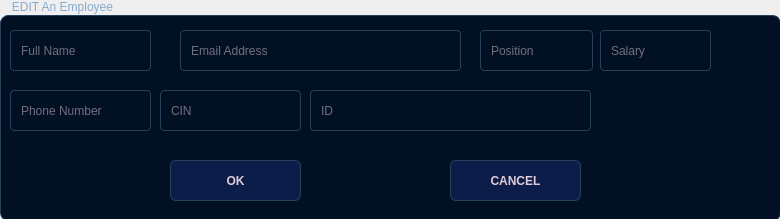
<?xml version="1.0" encoding="UTF-8"?>
<ui version="4.0">
 <class>EditEmployee</class>
 <widget class="QDialog" name="EditEmployee">
  <property name="geometry">
   <rect>
    <x>0</x>
    <y>0</y>
    <width>780</width>
    <height>219</height>
   </rect>
  </property>
  <property name="windowTitle">
   <string>Dialog</string>
  </property>
  <widget class="QGroupBox" name="groupBox">
   <property name="geometry">
    <rect>
     <x>0</x>
     <y>0</y>
     <width>781</width>
     <height>221</height>
    </rect>
   </property>
   <property name="styleSheet">
    <string notr="true">QGroupBox {
    background-color: #021024;
    border: 1px solid #26425A;
    border-radius: 8px;
    margin-top: 15px;
    padding: 10px;
}

QGroupBox::title {
    color: #86ABCF;  /* Carolina blue for group box titles */
    font-weight: bold;
    padding-left: 10px;
    subcontrol-origin: margin;
}
</string>
   </property>
   <property name="title">
    <string>EDIT An Employee</string>
   </property>
   <widget class="QLineEdit" name="fullnameLineEdit">
    <property name="geometry">
     <rect>
      <x>10</x>
      <y>30</y>
      <width>141</width>
      <height>41</height>
     </rect>
    </property>
    <property name="styleSheet">
     <string notr="true">/* Text Inputs */
QLineEdit, QComboBox {
    background-color: #021024;  /* Rich black background */
    color: #E1CBD7;             /* Thistle text */
    border: 1px solid #26425A;  /* Indigo dye border */
    border-radius: 4px;
    padding: 8px;
}

QLineEdit:focus, QComboBox:focus {
    border-color: #86ABCF;      /* Carolina blue on focus */
    outline: none;
}</string>
    </property>
    <property name="text">
     <string/>
    </property>
    <property name="placeholderText">
     <string>Full Name</string>
    </property>
   </widget>
   <widget class="QLineEdit" name="emailLineEdit">
    <property name="geometry">
     <rect>
      <x>180</x>
      <y>30</y>
      <width>281</width>
      <height>41</height>
     </rect>
    </property>
    <property name="styleSheet">
     <string notr="true">/* Text Inputs */
QLineEdit, QComboBox {
    background-color: #021024;  /* Rich black background */
    color: #E1CBD7;             /* Thistle text */
    border: 1px solid #26425A;  /* Indigo dye border */
    border-radius: 4px;
    padding: 8px;
}

QLineEdit:focus, QComboBox:focus {
    border-color: #86ABCF;      /* Carolina blue on focus */
    outline: none;
}</string>
    </property>
    <property name="text">
     <string/>
    </property>
    <property name="placeholderText">
     <string>Email Address</string>
    </property>
   </widget>
   <widget class="QLineEdit" name="phoneLineEdit">
    <property name="geometry">
     <rect>
      <x>10</x>
      <y>90</y>
      <width>141</width>
      <height>41</height>
     </rect>
    </property>
    <property name="styleSheet">
     <string notr="true">/* Text Inputs */
QLineEdit, QComboBox {
    background-color: #021024;  /* Rich black background */
    color: #E1CBD7;             /* Thistle text */
    border: 1px solid #26425A;  /* Indigo dye border */
    border-radius: 4px;
    padding: 8px;
}

QLineEdit:focus, QComboBox:focus {
    border-color: #86ABCF;      /* Carolina blue on focus */
    outline: none;
}</string>
    </property>
    <property name="text">
     <string/>
    </property>
    <property name="placeholderText">
     <string>Phone Number</string>
    </property>
   </widget>
   <widget class="QLineEdit" name="cinLineEdit">
    <property name="geometry">
     <rect>
      <x>160</x>
      <y>90</y>
      <width>141</width>
      <height>41</height>
     </rect>
    </property>
    <property name="styleSheet">
     <string notr="true">/* Text Inputs */
QLineEdit, QComboBox {
    background-color: #021024;  /* Rich black background */
    color: #E1CBD7;             /* Thistle text */
    border: 1px solid #26425A;  /* Indigo dye border */
    border-radius: 4px;
    padding: 8px;
}

QLineEdit:focus, QComboBox:focus {
    border-color: #86ABCF;      /* Carolina blue on focus */
    outline: none;
}</string>
    </property>
    <property name="text">
     <string/>
    </property>
    <property name="placeholderText">
     <string>CIN</string>
    </property>
   </widget>
   <widget class="QLineEdit" name="salaryLineEdit">
    <property name="geometry">
     <rect>
      <x>600</x>
      <y>30</y>
      <width>111</width>
      <height>41</height>
     </rect>
    </property>
    <property name="styleSheet">
     <string notr="true">/* Text Inputs */
QLineEdit, QComboBox {
    background-color: #021024;  /* Rich black background */
    color: #E1CBD7;             /* Thistle text */
    border: 1px solid #26425A;  /* Indigo dye border */
    border-radius: 4px;
    padding: 8px;
}

QLineEdit:focus, QComboBox:focus {
    border-color: #86ABCF;      /* Carolina blue on focus */
    outline: none;
}</string>
    </property>
    <property name="text">
     <string/>
    </property>
    <property name="placeholderText">
     <string>Salary</string>
    </property>
   </widget>
   <widget class="QLineEdit" name="positionLineEdit">
    <property name="geometry">
     <rect>
      <x>480</x>
      <y>30</y>
      <width>113</width>
      <height>41</height>
     </rect>
    </property>
    <property name="styleSheet">
     <string notr="true">/* Text Inputs */
QLineEdit, QComboBox {
    background-color: #021024;  /* Rich black background */
    color: #E1CBD7;             /* Thistle text */
    border: 1px solid #26425A;  /* Indigo dye border */
    border-radius: 4px;
    padding: 8px;
}

QLineEdit:focus, QComboBox:focus {
    border-color: #86ABCF;      /* Carolina blue on focus */
    outline: none;
}</string>
    </property>
    <property name="text">
     <string/>
    </property>
    <property name="placeholderText">
     <string>Position</string>
    </property>
   </widget>
   <widget class="QLineEdit" name="idstaffLineEdit">
    <property name="geometry">
     <rect>
      <x>310</x>
      <y>90</y>
      <width>281</width>
      <height>41</height>
     </rect>
    </property>
    <property name="styleSheet">
     <string notr="true">/* Text Inputs */
QLineEdit, QComboBox {
    background-color: #021024;  /* Rich black background */
    color: #E1CBD7;             /* Thistle text */
    border: 1px solid #26425A;  /* Indigo dye border */
    border-radius: 4px;
    padding: 8px;
}

QLineEdit:focus, QComboBox:focus {
    border-color: #86ABCF;      /* Carolina blue on focus */
    outline: none;
}</string>
    </property>
    <property name="placeholderText">
     <string>ID</string>
    </property>
   </widget>
   <widget class="QPushButton" name="okbutton">
    <property name="geometry">
     <rect>
      <x>170</x>
      <y>160</y>
      <width>131</width>
      <height>41</height>
     </rect>
    </property>
    <property name="font">
     <font>
      <pointsize>9</pointsize>
      <bold>true</bold>
     </font>
    </property>
    <property name="styleSheet">
     <string notr="true">QPushButton {
    background-color: #0C1D49;  /* Oxford blue background for buttons */
    color: #E1CBD7;             /* Thistle text for contrast */
    padding: 10px 20px;
    border-radius: 6px;
    border: 1px solid #26425A;  /* Indigo dye for border */
    font-weight: bold;
}

QPushButton:hover {
    background-color: #26425A;  /* Indigo dye background on hover */
}

QPushButton:pressed {
    background-color: #86ABCF;  /* Carolina blue on press */
    border-color: #C38EB4;      /* Lilac border on press */
}</string>
    </property>
    <property name="text">
     <string>OK</string>
    </property>
   </widget>
   <widget class="QPushButton" name="cancelbutton">
    <property name="geometry">
     <rect>
      <x>450</x>
      <y>160</y>
      <width>131</width>
      <height>41</height>
     </rect>
    </property>
    <property name="font">
     <font>
      <pointsize>9</pointsize>
      <bold>true</bold>
     </font>
    </property>
    <property name="styleSheet">
     <string notr="true">QPushButton {
    background-color: #0C1D49;  /* Oxford blue background for buttons */
    color: #E1CBD7;             /* Thistle text for contrast */
    padding: 10px 20px;
    border-radius: 6px;
    border: 1px solid #26425A;  /* Indigo dye for border */
    font-weight: bold;
}

QPushButton:hover {
    background-color: #26425A;  /* Indigo dye background on hover */
}

QPushButton:pressed {
    background-color: #86ABCF;  /* Carolina blue on press */
    border-color: #C38EB4;      /* Lilac border on press */
}</string>
    </property>
    <property name="text">
     <string>CANCEL</string>
    </property>
   </widget>
  </widget>
 </widget>
 <resources/>
 <connections/>
</ui>
